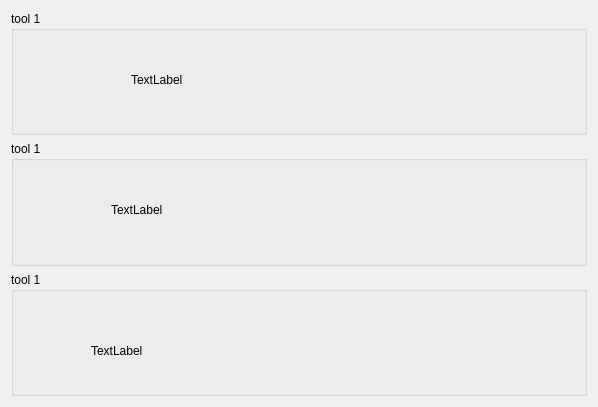
         <widget class="QWidget" name="scrollAreaWidgetContents_2">
          <property name="geometry">
           <rect>
            <x>0</x>
            <y>0</y>
            <width>598</width>
            <height>407</height>
           </rect>
          </property>
          <layout class="QVBoxLayout" name="verticalLayout_6">
           <item>
            <widget class="QgsCollapsibleGroupBox" name="mGroupBox_7">
             <property name="sizePolicy">
              <sizepolicy hsizetype="Preferred" vsizetype="Preferred">
               <horstretch>0</horstretch>
               <verstretch>0</verstretch>
              </sizepolicy>
             </property>
             <property name="minimumSize">
              <size>
               <width>0</width>
               <height>0</height>
              </size>
             </property>
             <property name="layoutDirection">
              <enum>Qt::LeftToRight</enum>
             </property>
             <property name="title">
              <string>tool 1</string>
             </property>
             <property name="alignment">
              <set>Qt::AlignLeading|Qt::AlignLeft|Qt::AlignTop</set>
             </property>
             <property name="flat">
              <bool>true</bool>
             </property>
             <property name="collapsed">
              <bool>true</bool>
             </property>
             <property name="saveCollapsedState">
              <bool>true</bool>
             </property>
             <property name="saveCheckedState">
              <bool>false</bool>
             </property>
             <widget class="QLabel" name="label_7">
              <property name="geometry">
               <rect>
                <x>120</x>
                <y>60</y>
                <width>67</width>
                <height>17</height>
               </rect>
              </property>
              <property name="text">
               <string>TextLabel</string>
              </property>
             </widget>
            </widget>
           </item>
           <item>
            <widget class="QgsCollapsibleGroupBox" name="mGroupBox_9">
             <property name="sizePolicy">
              <sizepolicy hsizetype="Preferred" vsizetype="Preferred">
               <horstretch>0</horstretch>
               <verstretch>0</verstretch>
              </sizepolicy>
             </property>
             <property name="minimumSize">
              <size>
               <width>0</width>
               <height>0</height>
              </size>
             </property>
             <property name="title">
              <string>tool 1</string>
             </property>
             <property name="alignment">
              <set>Qt::AlignLeading|Qt::AlignLeft|Qt::AlignTop</set>
             </property>
             <property name="collapsed">
              <bool>true</bool>
             </property>
             <widget class="QLabel" name="label_8">
              <property name="geometry">
               <rect>
                <x>100</x>
                <y>60</y>
                <width>67</width>
                <height>17</height>
               </rect>
              </property>
              <property name="text">
               <string>TextLabel</string>
              </property>
             </widget>
            </widget>
           </item>
           <item>
            <widget class="QgsCollapsibleGroupBox" name="mGroupBox_6">
             <property name="sizePolicy">
              <sizepolicy hsizetype="Preferred" vsizetype="Preferred">
               <horstretch>0</horstretch>
               <verstretch>0</verstretch>
              </sizepolicy>
             </property>
             <property name="minimumSize">
              <size>
               <width>0</width>
               <height>0</height>
              </size>
             </property>
             <property name="title">
              <string>tool 1</string>
             </property>
             <property name="alignment">
              <set>Qt::AlignLeading|Qt::AlignLeft|Qt::AlignTop</set>
             </property>
             <property name="collapsed">
              <bool>true</bool>
             </property>
             <widget class="QLabel" name="label_9">
              <property name="geometry">
               <rect>
                <x>80</x>
                <y>70</y>
                <width>67</width>
                <height>17</height>
               </rect>
              </property>
              <property name="text">
               <string>TextLabel</string>
              </property>
             </widget>
            </widget>
           </item>
          </layout>
         </widget>
